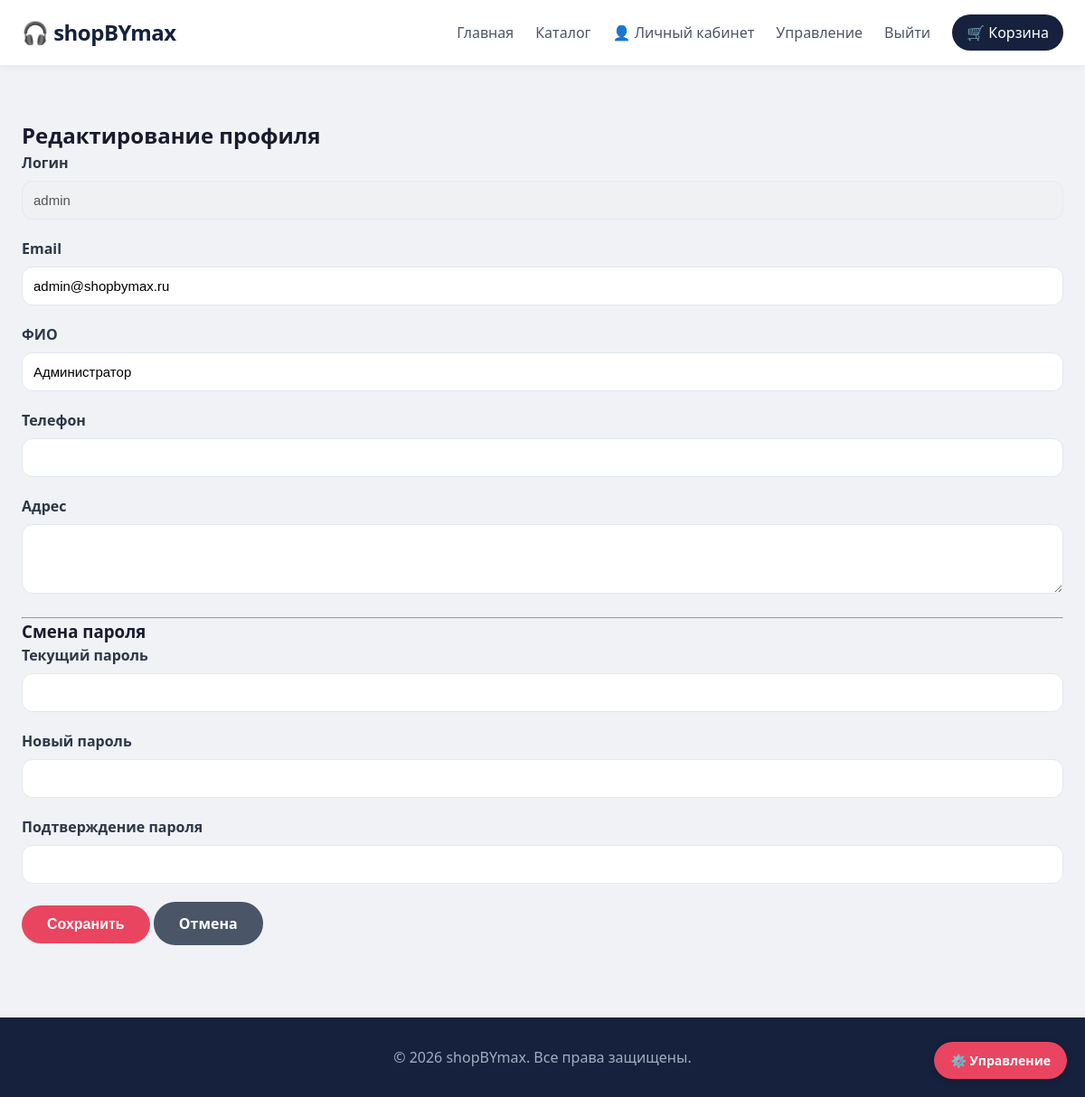
The page /edit_profile.php (signed in) on the database its author committed.
### tables this page shows
CREATE TABLE `users` (
  `user_id` int(11) NOT NULL,
  `username` varchar(50) NOT NULL,
  `password` varchar(255) NOT NULL,
  `user_role` enum('admin','manager','user') DEFAULT 'user',
  `email` varchar(100) NOT NULL,
  `created_at` datetime DEFAULT current_timestamp(),
  `full_name` varchar(150) DEFAULT NULL,
  `phone` varchar(20) DEFAULT NULL,
  `address` text DEFAULT NULL
);

### edit_profile.php (the view, shortened to what this page needs)
<?php
require_once 'includes/db.php';
$user_id = $_SESSION['user_id'];
$sql = "SELECT * FROM users WHERE user_id = ?";
$stmt = $conn->prepare($sql);
$stmt->bind_param("i", $user_id);
$stmt->execute();
$user = $stmt->get_result()->fetch_assoc();
include 'includes/header.php';
?>
<section class="profile-section">
    <div class="container">
        <h1>Редактирование профиля</h1>
        <div class="edit-profile-form">
            <form method="POST">
                <div class="form-group">
                    <label>Логин</label>
                    <input type="text" value="<?= htmlspecialchars($user['username']) ?>" disabled>
                </div>
                <div class="form-group">
                    <label>Email</label>
                    <input type="email" name="email" value="<?= htmlspecialchars($user['email']) ?>" required>
                </div>
                <div class="form-group">
                    <label>ФИО</label>
                    <input type="text" name="full_name" value="<?= htmlspecialchars($user['full_name'] ?? '') ?>">
                </div>
                <div class="form-group">
                    <label>Телефон</label>
                    <input type="text" name="phone" value="<?= htmlspecialchars($user['phone'] ?? '') ?>">
                </div>
                <div class="form-group">
                    <label>Адрес</label>
                    <textarea name="address" rows="3"><?= htmlspecialchars($user['address'] ?? '') ?></textarea>
                </div>
                <hr>
                <h3>Смена пароля</h3>
                <div class="form-group">
                    <label>Текущий пароль</label>
                    <input type="password" name="current_password">
                </div>
                <div class="form-group">
                    <label>Новый пароль</label>
                    <input type="password" name="new_password">
                </div>
                <div class="form-group">
                    <label>Подтверждение пароля</label>
                    <input type="password" name="confirm_password">
                </div>
                <button type="submit" class="btn btn-primary">Сохранить</button>
                <a href="profile.php" class="btn btn-secondary">Отмена</a>
            </form>
        </div>
    </div>
</section>
<?php include 'includes/footer.php'; ?>

### assets/css/style.css (style rules this page uses)
html { overflow-y: scroll; }
body { font-family: 'Segoe UI', Tahoma, Geneva, Verdana, sans-serif; background: #f0f2f5; color: #1a1a2e; line-height: 1.5; }
* { margin: 0; padding: 0; box-sizing: border-box; }
.container { max-width: 1280px; margin: 0 auto; padding: 0 24px; }
.btn { display: inline-block; padding: 12px 28px; border: none; border-radius: 30px; cursor: pointer; text-decoration: none; font-size: 16px; font-weight: 600; transition: all 0.2s; }
.btn-primary { background: #e94560; color: white; }
.btn-secondary { background: #4a5568; color: white; }
section { margin: 60px 0; }
.form-group { margin-bottom: 20px; }
.form-group label { display: block; margin-bottom: 8px; font-weight: 600; color: #2d3748; }
.form-group input, .form-group select, .form-group textarea { width: 100%; padding: 12px; border: 1px solid #e2e8f0; border-radius: 12px; font-size: 15px; transition: border 0.2s; }
* { transition: all 0.2s ease; }

### rows shown on the page
users: username "admin", email "admin@shopbymax.ru", full_name "Администратор"
